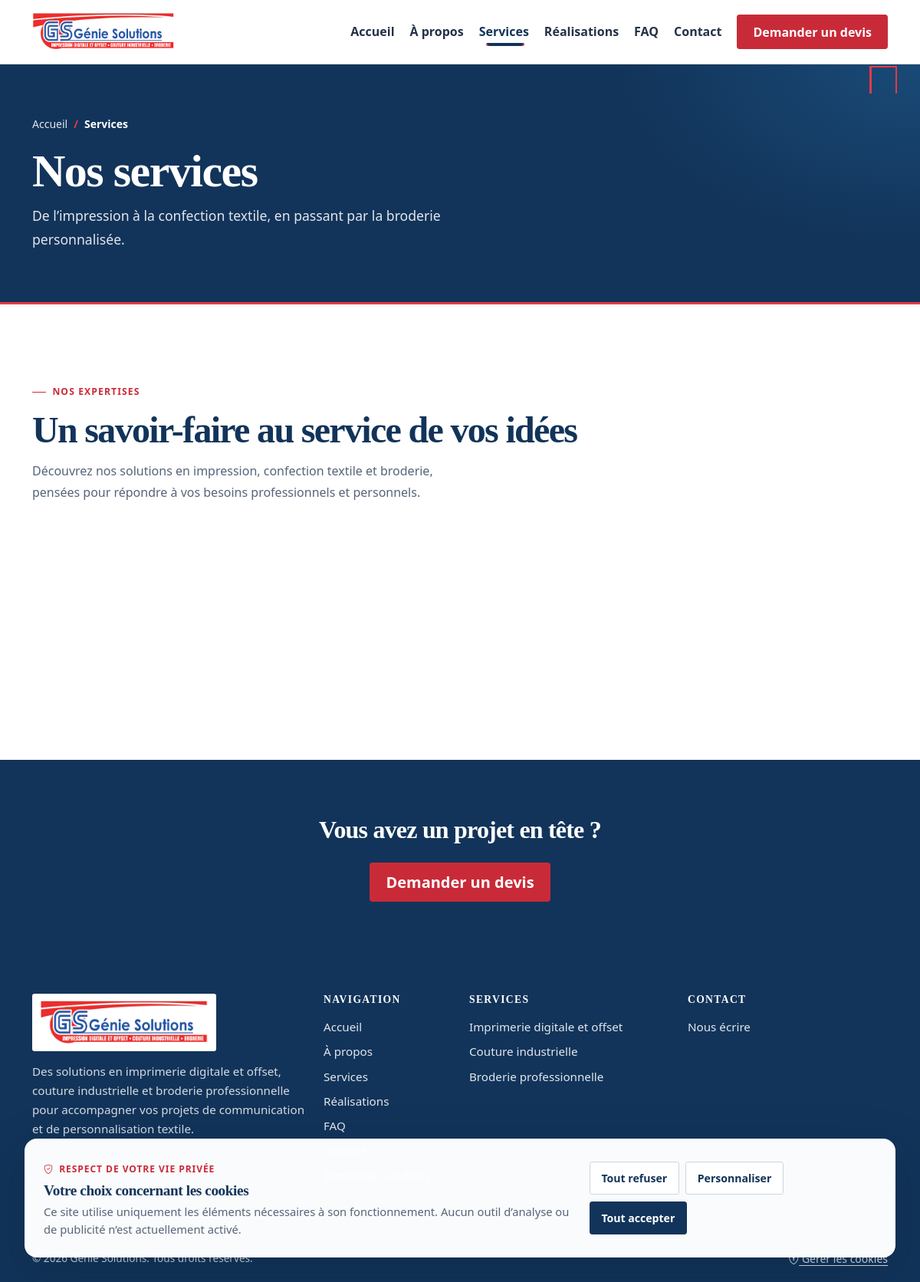
/services, run on the app's committed database.
### tables this page shows
CREATE TABLE services (
    id                INT UNSIGNED NOT NULL AUTO_INCREMENT,
    slug              VARCHAR(120) NOT NULL,
    name              VARCHAR(150) NOT NULL,
    short_description VARCHAR(500) NOT NULL,
    description       MEDIUMTEXT NULL,
    approach_text     TEXT NULL COMMENT 'Bloc « notre approche » de la page service',
    cta_text          VARCHAR(255) NULL,
    icon              VARCHAR(60)  NULL COMMENT 'Classe Bootstrap Icons, ex. bi-printer',
    quote_profile     ENUM('generic','print','textile','embroidery') NOT NULL DEFAULT 'generic' COMMENT 'Champs spécifiques du formulaire de devis',
    media_id          INT UNSIGNED NULL,
    seo_title         VARCHAR(190) NULL,
    seo_description   VARCHAR(320) NULL,
    sort_order        SMALLINT NOT NULL DEFAULT 0,
    status            ENUM('draft','published') NOT NULL DEFAULT 'draft',
    created_at        DATETIME NOT NULL DEFAULT CURRENT_TIMESTAMP,
    updated_at        DATETIME NOT NULL DEFAULT CURRENT_TIMESTAMP ON UPDATE CURRENT_TIMESTAMP,
    PRIMARY KEY (id),
    UNIQUE KEY uq_services_slug (slug),
    KEY idx_services_list (status, sort_order),
    CONSTRAINT fk_services_media FOREIGN KEY (media_id) REFERENCES media (id) ON DELETE SET NULL
);

### php/services.php (called while the page is built, shortened)
<?php
render_page('services', ['services' => repo_published_services()], [
    'title'          => 'Nos services — ' . setting('company_name', 'Génie Solutions'),
    'description'    => 'Imprimerie digitale et offset, couture industrielle et broderie professionnelle : découvrez nos services.',
    'canonical_path' => '/services',
]);

### index.php (called while the page is built, shortened)
<?php
$method = $_SERVER['REQUEST_METHOD'] ?? 'GET';
$routes = [
    ['#^/$#',                                  ['GET', 'HEAD'], 'home'],
    ['#^/(?<slug>a-propos|politique-de-confidentialite|mentions-legales)$#', ['GET', 'HEAD'], 'static_page'],
    ['#^/services$#',                          ['GET', 'HEAD'], 'services'],
    ['#^/services/(?<slug>' . SLUG . ')$#',    ['GET', 'HEAD'], 'service'],
    ['#^/catalogue$#',                         ['GET', 'HEAD'], 'catalogue'],
    ['#^/catalogue/(?<slug>' . SLUG . ')$#',   ['GET', 'HEAD'], 'product'],
    ['#^/realisations$#',                      ['GET', 'HEAD'], 'projects'],
    ['#^/realisations/(?<slug>' . SLUG . ')$#', ['GET', 'HEAD'], 'project'],
    ['#^/questions-frequentes$#',              ['GET', 'HEAD'], 'faq'],
    ['#^/contact$#',                           ['GET', 'HEAD', 'POST'], 'contact'],
    ['#^/demande-de-devis$#',                  ['GET', 'HEAD', 'POST'], 'quote'],
    ['#^/demande-de-devis/merci$#',            ['GET', 'HEAD'], 'quote_thanks'],
];
$path = request_path();
$matched = null;
foreach ($routes as [$pattern, $methods, $page]) {
    if (preg_match($pattern, $path, $m) === 1) {
        if (in_array($method, $methods, true)) {
            $matched = $page;
            break;
        }
    }
}
require GS_ROOT . '/php/' . $matched . '.php';

### includes/helpers/settings.php (called while the page is built, shortened)
<?php
function settings_all(): array
{
    static $all = null;
    if ($all === null) {
        $all = [];
        try {
            $rows = db()->query('SELECT setting_key, setting_value FROM site_settings')->fetchAll();
            foreach ($rows as $row) {
                $all[$row['setting_key']] = (string) $row['setting_value'];
            }
        } catch (Throwable $e) {
            error_log('settings_all: ' . $e->getMessage());
            settings_failure(db_failure_reason($e));
            settings_available(false);
        }
    }
    return $all;
}
function settings_available(?bool $set = null): bool
{
    static $ok = true;
    if ($set !== null) {
        $ok = $set;
        return $ok;
    }
    return $ok;
}
function setting(string $key, string $default = ''): string
{
    $all = settings_all();
    return isset($all[$key]) && $all[$key] !== '' ? $all[$key] : $default;
}

### includes/db.php (called while the page is built, shortened)
<?php
function db_connect(array $cfg): PDO
{
    $dsn = sprintf(
        'mysql:host=%s;port=%d;dbname=%s;charset=utf8mb4',
        $cfg['host'],
        $cfg['port'],
        $cfg['name']
    );
    return new PDO($dsn, (string) $cfg['user'], (string) $cfg['pass'], [
        PDO::ATTR_ERRMODE            => PDO::ERRMODE_EXCEPTION,
        PDO::ATTR_DEFAULT_FETCH_MODE => PDO::FETCH_ASSOC,
        PDO::ATTR_EMULATE_PREPARES   => false,
        PDO::MYSQL_ATTR_INIT_COMMAND => "SET NAMES utf8mb4, time_zone = '+00:00'",
    ]);
}
function db(): PDO
{
    static $pdo = null;
    if ($pdo === null) {
        $pdo = db_connect(config('db'));
    }
    return $pdo;
}

### includes/helpers/html.php (called while the page is built, shortened)
<?php
function e(string|int|float|null $value): string
{
    return htmlspecialchars((string) $value, ENT_QUOTES | ENT_SUBSTITUTE, 'UTF-8');
}
function asset(string $path): string
{
    $path = ltrim($path, '/');
    $file = GS_ROOT . '/' . $path;
    $v = is_file($file) ? filemtime($file) . '-' . filesize($file) : '0';
    return '/' . $path . '?v=' . $v;
}

### includes/services/site_repository.php (called while the page is built, shortened)
<?php
function repo_published_services(): array
{
    static $cache = null;
    if ($cache === null) {
        try {
            $cache = db()->query(
                "SELECT id, slug, name, short_description, icon, quote_profile FROM services WHERE status = 'published' ORDER BY sort_order, name"
            )->fetchAll();
        } catch (Throwable $e) {
            error_log('repo_published_services: ' . $e->getMessage());
            $cache = [];
        }
    }
    return $cache;
}
function repo_media_url(?int $mediaId): ?array
{
    if (!$mediaId) {
        return null;
    }
}
function repo_rows(string $sql, array $params = []): array
{
    try {
        $st = db()->prepare($sql);
        $st->execute();
        return $st->fetchAll();
    } catch (Throwable $e) {
        error_log('repo_rows: ' . $e->getMessage());
        return [];
    }
}
function repo_row(string $sql, array $params = []): ?array
{
    return repo_rows($sql, $params)[0] ?? null;
}
function repo_has_published_products(): bool
{
    static $has = null;
    return $has ??= (repo_row("SELECT 1 AS x FROM products WHERE status = 'published' LIMIT 1") !== null);
}

### includes/navigation.php (called while the page is built, shortened)
<?php
function nav_items(): array
{
    $items = [
        ['label' => 'Accueil',      'path' => '/'],
        ['label' => 'À propos',     'path' => '/a-propos'],
        ['label' => 'Services',     'path' => '/services', 'children' => true],
    ];
    return array_merge($items, [
        ['label' => 'Réalisations', 'path' => '/realisations'],
        ['label' => 'FAQ',          'path' => '/questions-frequentes'],
        ['label' => 'Contact',      'path' => '/contact'],
    ]);
}

### menu/footer.php (shortened to what this page needs)
</main>
<footer class="site-footer">
    <div class="container">
        <div class="row g-4 py-5">
            <div class="col-lg-4">
                <a class="footer-brand-lockup" href="/" aria-label="Accueil — <?= e($company) ?>"><img src="<?= e($logo['url'] ?? asset('img/brand/logo-genie-solutions.jpg')) ?>" alt="<?= e($company) ?>"<?= isset($logo['width'], $logo['height']) && $logo['width'] ? ' width="' . (int) $logo['width'] . '" height="' . (int) $logo['height'] . '"' : ' width="1033" height="265"' ?> loading="lazy" decoding="async"></a>
                <p class="footer-text"><?= e(setting('footer_text')) ?></p>
            </div>
            <div class="col-6 col-lg-2">
                <h2 class="footer-title">Navigation</h2>
                <ul class="list-unstyled footer-links">
<?php foreach (nav_items() as $item): ?>
                    <li><a href="<?= e($item['path']) ?>"><?= e($item['label']) ?></a></li>
<?php endforeach; ?>
                    <li><a href="/demande-de-devis">Demander un devis</a></li>
                </ul>
            </div>
            <div class="col-6 col-lg-3">
                <h2 class="footer-title">Services</h2>
                <ul class="list-unstyled footer-links">
<?php foreach ($services as $svc): ?>
                    <li><a href="/services/<?= e(rawurlencode($svc['slug'])) ?>"><?= e($svc['name']) ?></a></li>
<?php endforeach; ?>
                </ul>
            </div>
            <div class="col-lg-3">
                <h2 class="footer-title">Contact</h2>
                <ul class="list-unstyled footer-links">
                    <li><a href="/contact">Nous écrire</a></li>
                </ul>
            </div>
        </div>
        <div class="footer-bottom d-flex flex-wrap justify-content-between gap-2 py-3">
            <p class="mb-0">&copy; <?= e(gmdate('Y')) ?> <?= e($company) ?>. Tous droits réservés.</p>
            <button type="button" class="cookie-manage" data-cookie-action="manage"><i class="bi bi-shield-lock" aria-hidden="true"></i> Gérer les cookies</button>
        </div>
    </div>
</footer>
<section class="cookie-banner" id="cookie-banner" aria-labelledby="cookie-title" aria-describedby="cookie-description" hidden>
    <div class="cookie-banner-copy">
        <span class="cookie-eyebrow"><i class="bi bi-shield-check" aria-hidden="true"></i> Respect de votre vie privée</span>
        <h2 id="cookie-title">Votre choix concernant les cookies</h2>
        <p id="cookie-description">Ce site utilise uniquement les éléments nécessaires à son fonctionnement. Aucun outil d’analyse ou de publicité n’est actuellement activé.</p>
    </div>
    <div class="cookie-actions" aria-label="Choix des cookies">
        <button type="button" class="btn btn-cookie-secondary" data-cookie-action="reject">Tout refuser</button>
        <button type="button" class="btn btn-cookie-secondary" data-cookie-action="customize">Personnaliser</button>
        <button type="button" class="btn btn-cookie-primary" data-cookie-action="accept">Tout accepter</button>
    </div>
</section>
</body>
</html>

### css/site.css (style rules this page uses)
:root { --gs-blue: #39A9F4; --gs-navy: #12345A; --gs-red: #E63946; --gs-red-strong: #C92A38; --gs-red-deep: #A91F2C; --gs-gray-50: #F4F7FA; --gs-gray-200: #DCE3EA; --gs-text: #253247; --gs-muted: #55657A; --gs-radius: .75rem; --gs-shadow: 0 .5rem 1.5rem rgba(18, 52, 90, .08); --gs-font: system-ui, -apple-system, "Segoe UI", Roboto, "Helvetica Neue", Arial, "Noto Sans", sans-serif; --bs-body-font-family: var(--gs-font); --bs-body-color: var(--gs-text); --bs-body-bg: #fff; --bs-primary: var(--gs-navy); --bs-primary-rgb: 18, 52, 90; --bs-link-color: var(--gs-navy); --bs-link-color-rgb: 18, 52, 90; --bs-link-hover-color: var(--gs-red-strong); --bs-link-hover-color-rgb: 201, 42, 56; --bs-border-radius: var(--gs-radius); --bs-secondary-color: var(--gs-muted); }
html { scroll-behavior: smooth; scroll-padding-top: 5.5rem; }
body { font-family: var(--gs-font); line-height: 1.65; -webkit-font-smoothing: antialiased; }
h1, h2, h3, h4, .h1, .h2, .h3, .h4 { color: var(--gs-navy); font-weight: 750; letter-spacing: -.015em; line-height: 1.2; }
a { text-underline-offset: .2em; }
.btn { font-weight: 650; border-radius: .6rem; padding: .6rem 1.25rem; transition: background-color .2s, border-color .2s, transform .2s, box-shadow .2s; }
.site-footer { background: var(--gs-navy); color: rgba(255,255,255,.82); font-size: .95rem; }
.site-footer a { color: rgba(255,255,255,.88); text-decoration: none; }
.footer-brand-lockup { display: inline-flex; align-items: center; width: min(100%, 15rem); padding: .45rem .65rem; margin-bottom: .85rem; background: #fff; border-radius: .55rem; }
.footer-brand-lockup img { display: block; width: 100%; height: auto; }
.footer-title { color: #fff; font-size: .85rem; letter-spacing: .1em; text-transform: uppercase; margin-bottom: .9rem; }
.footer-links li { margin-bottom: .45rem; }
.footer-bottom { border-top: 1px solid rgba(255,255,255,.18); font-size: .85rem; }
:root { --gs-paper: #fff; --gs-line: #e5ebf1; --gs-shadow-soft: 0 1rem 2.6rem rgba(18,52,90,.09); }
.site-footer { background-image: radial-gradient(rgba(255,255,255,.08) .7px, transparent .7px), linear-gradient(120deg, #102f52, #12345a 65%, #0e2948); background-size: 18px 18px, auto; }
.footer-bottom { align-items: center; }
.cookie-manage { border: 0; padding: .2rem 0; background: none; color: rgba(255,255,255,.88); font: inherit; font-size: .875rem; text-decoration: underline; text-underline-offset: .22em; cursor: pointer; }
.cookie-banner { position: fixed; z-index: 1090; inset: auto clamp(.75rem, 3vw, 2rem) clamp(.75rem, 3vw, 2rem); display: flex; align-items: center; justify-content: space-between; gap: 1.5rem; max-width: 74rem; margin-inline: auto; padding: clamp(1.1rem, 2vw, 1.65rem); border: 1px solid rgba(255,255,255,.72); border-radius: 1rem; background: rgba(255,255,255,.98); box-shadow: 0 1.5rem 4rem rgba(7,26,48,.25); }
.cookie-banner-copy { max-width: 43rem; }
.cookie-eyebrow { display: inline-flex; align-items: center; gap: .45rem; margin-bottom: .35rem; color: var(--gs-red-strong); font-size: .75rem; font-weight: 800; letter-spacing: .08em; text-transform: uppercase; }
.cookie-banner h2, .cookie-dialog h2 { margin: 0 0 .35rem; font-size: 1.2rem; letter-spacing: -.02em; }
.cookie-banner p, .cookie-dialog p { margin: 0; color: var(--gs-muted); font-size: .92rem; line-height: 1.55; }
.cookie-actions, .cookie-dialog-actions { display: flex; flex-wrap: wrap; align-items: center; gap: .55rem; }
.btn-cookie-primary, .btn-cookie-secondary { min-height: 2.7rem; padding: .55rem .9rem; font-size: .88rem; white-space: nowrap; }
.btn-cookie-primary { border: 1px solid var(--gs-navy); background: var(--gs-navy); color: #fff; }
.btn-cookie-secondary { border: 1px solid #cbd6e1; background: #fff; color: var(--gs-navy); }
:root { --gs-paper: #fff; --gs-gray-50: #F4F7FA; --gs-gray-200: #DCE3EA; --gs-blue: #39A9F4; --gs-navy: #12345A; --gs-red: #E63946; --gs-red-strong: #C92A38; --gs-red-deep: #A91F2C; --gs-text: #253247; --gs-muted: #55657A; --gs-radius: .25rem; --gs-shadow: 0 8px 22px rgba(34,35,37,.08); --bs-body-bg: #fff; }
body { background: #fff; color: var(--gs-text); }
h1, h2, h3, h4, .h1, .h2, .h3, .h4 { font-family: Georgia, "Times New Roman", serif; letter-spacing: -.025em; font-weight: 600; }
.btn { border-radius: .2rem; box-shadow: none; }
.site-footer { background: #17396b; background-image: none; }
.footer-brand-lockup, .partner-logo { border-radius: .2rem; }
.site-footer { background-color: var(--gs-navy); background-image: none; }

### data on the page
services: name "Imprimerie digitale et offset"
services: name "Couture industrielle"
services: name "Broderie professionnelle"

### other printed values
$item['label'] "Accueil"
$item['label'] "À propos"
$item['label'] "Services"
$item['label'] "Réalisations"
$item['label'] "FAQ"
$item['label'] "Contact"
$label "Services"
$title "Nos services"
$lead "De l’impression à la confection textile, en passant par la broderie personnalisée."
$eyebrow "NOS EXPERTISES"
$title "Un savoir-faire au service de vos idées"
$text "Découvrez nos solutions en impression, confection textile et broderie, pensées pour répondre à vos besoins professionnels et personnels."
$title "Vous avez un projet en tête ?"
$label "Demander un devis"
setting('footer_text') "Des solutions en imprimerie digitale et offset, couture industrielle et broderie professionnelle pour accompagner vos projets de communication et de personnalisation textile."
